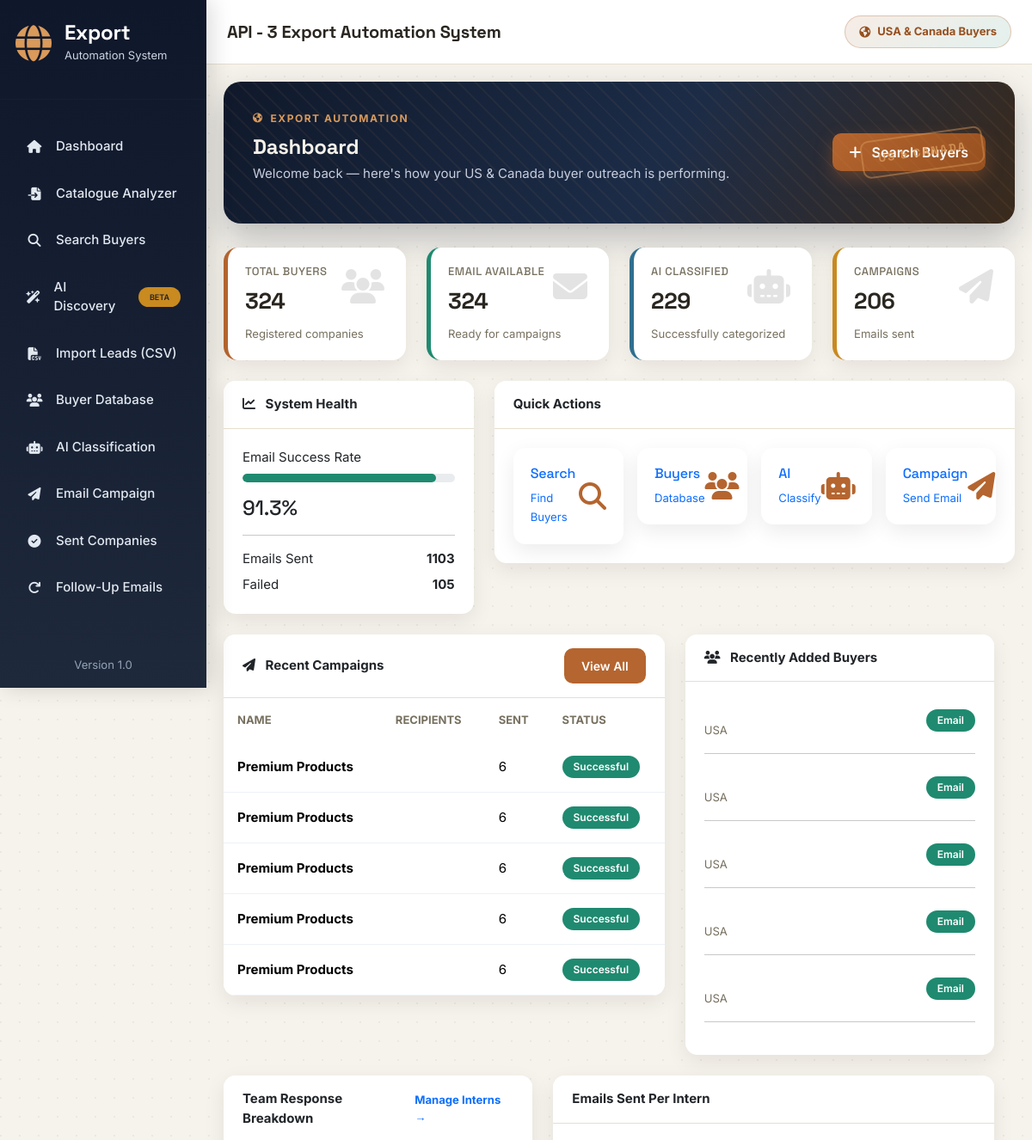
Page /dashboard (upper part) on the earlier database version.
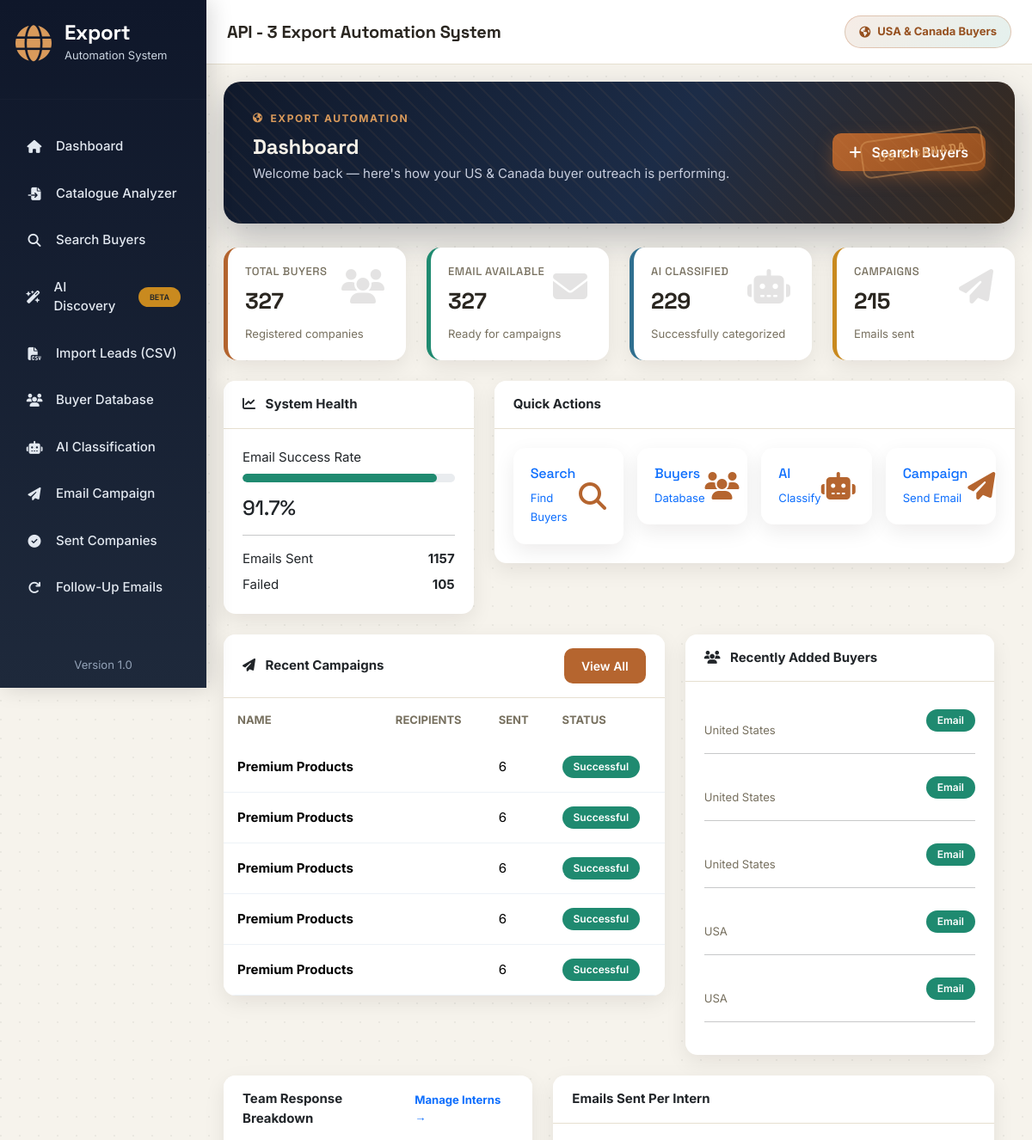
Same page on the later database version.
### app/models.py (models this page shows)
class Campaign(db.Model):
    __tablename__ = "campaigns"
    id = db.Column(db.Integer, primary_key=True)
    campaign_name = db.Column(db.String(150), nullable=False)
    subject = db.Column(db.String(255), nullable=False)
    body = db.Column(db.Text, nullable=False)
    recipients = db.Column(db.Integer, default=0)
    sent = db.Column(db.Integer, default=0)
    failed = db.Column(db.Integer, default=0)
    created_at = db.Column(
        db.DateTime,
        default=datetime.utcnow
    )

class Buyer(db.Model):
    __tablename__ = "buyers"
    id = db.Column(db.Integer, primary_key=True)
    company = db.Column(db.String(200), nullable=False)
    buyer_name = db.Column(db.String(200))
    email = db.Column(db.String(255))
    website = db.Column(db.String(300), unique=True)
    snippet = db.Column(db.Text)
    country = db.Column(db.String(100))
    state = db.Column(db.String(50))
    phone = db.Column(db.String(100))
    source = db.Column(db.String(100))
    category = db.Column(db.String(100), default="Unknown")
    status = db.Column(db.String(50), default="New")
    lead_score = db.Column(db.Integer)
    outreach_priority = db.Column(db.String(20))
    lead_score_reasons = db.Column(db.Text)
    product_match_percent = db.Column(db.Integer)
    relevant_categories = db.Column(db.String(500))
    style_estimate = db.Column(db.String(150))
    positioning_estimate = db.Column(db.String(100))
    recommended_products = db.Column(db.Text)
    decision_maker_name = db.Column(db.String(150))
    decision_maker_title = db.Column(db.String(150))
    email_domain_verified = db.Column(db.Boolean)
    email_live_verified = db.Column(db.Boolean)
    country_confirmed = db.Column(db.Boolean)
    analyzed_at = db.Column(db.DateTime)
    pipeline_stage = db.Column(db.String(50), default="Discovered")
    needs_follow_up = db.Column(db.Boolean, default=False)
    created_at = db.Column(
        db.DateTime,
        default=datetime.utcnow
    )

### app/routes/dashboard.py (the view)
@dashboard_bp.route("/")
@dashboard_bp.route("/dashboard")
def dashboard():
    data = DashboardService().get_dashboard_data()
    return render_template(
        "dashboard.html",
        total_buyers=data.get("total_buyers", 0),
        email_buyers=data.get("email_buyers", 0),
        classified_buyers=data.get("classified_buyers", 0),
        total_campaigns=data.get("total_campaigns", 0),
        total_sent=data.get("total_sent", 0),
        total_failed=data.get("total_failed", 0),
        success_rate=data.get("success_rate", 0),
        recent_campaigns=data.get("recent_campaigns", []),
        recent_buyers=data.get("recent_buyers", []),
        intern_totals=data.get("intern_totals", {}),
        intern_chart_data=data.get("intern_chart_data", {}),
    )

### app/templates/dashboard.html (shortened to what this page needs)
{% extends "base.html" %}
{% block content %}
<div class="fade-up">
    <div class="hero-banner d-flex justify-content-between align-items-center">
        <div>
            <div class="hero-eyebrow">
                <i class="fa-solid fa-earth-americas"></i>
                Export Automation
            </div>
            <h2>
                Dashboard
            </h2>
            <p>
                Welcome back — here's how your US & Canada buyer outreach is performing.
            </p>
        </div>
        <div>
            <a href="/search" class="btn btn-primary">
                <i class="fa-solid fa-plus me-2"></i>
                Search Buyers
            </a>
        </div>
        <div class="hero-stamp">
            US & Canada
        </div>
    </div>
    <div class="row g-4">
        <div class="col-xl-3 col-md-6">
            <div class="stats-card stats-primary">
                <i class="fa-solid fa-users"></i>
                <h6>Total Buyers</h6>
                <h2>{{ total_buyers }}</h2>
                <small class="text-muted">
                    Registered companies
                </small>
            </div>
        </div>
        <div class="col-xl-3 col-md-6">
            <div class="stats-card stats-success">
                <i class="fa-solid fa-envelope"></i>
                <h6>Email Available</h6>
                <h2>{{ email_buyers }}</h2>
                <small class="text-muted">
                    Ready for campaigns
                </small>
            </div>
        </div>
        <div class="col-xl-3 col-md-6">
            <div class="stats-card stats-info">
                <i class="fa-solid fa-robot"></i>
                <h6>AI Classified</h6>
                <h2>{{ classified_buyers }}</h2>
                <small class="text-muted">
                    Successfully categorized
                </small>
            </div>
        </div>
        <div class="col-xl-3 col-md-6">
            <div class="stats-card stats-warning">
                <i class="fa-solid fa-paper-plane"></i>
                <h6>Campaigns</h6>
                <h2>{{ total_campaigns }}</h2>
                <small class="text-muted">
                    Emails sent
                </small>
            </div>
        </div>
    </div>
<div class="row mt-4">
    <div class="col-lg-4">
        <div class="card">
            <div class="card-header">
                <i class="fa-solid fa-chart-line me-2"></i>
                System Health
            </div>
            <div class="card-body">
                <p class="mb-2">
                    Email Success Rate
                </p>
                <div class="progress mb-3">
                    <div
                        id="progressBar"
                        class="progress-bar bg-success">
                    </div>
                </div>
                <h4>
                    {{ success_rate }}%
                </h4>
                <hr>
                <div class="d-flex justify-content-between">
                    <span>Emails Sent</span>
                    <strong>{{ total_sent }}</strong>
                </div>
                <div class="d-flex justify-content-between mt-2">
                    <span>Failed</span>
                    <strong>{{ total_failed }}</strong>
                </div>
            </div>
        </div>
    </div>
    <div class="col-lg-8">
        <div class="card">
            <div class="card-header">
                Quick Actions
            </div>
            <div class="card-body">
                <div class="row g-3">
                    <div class="col-md-3">
                        <a href="/search" class="quick-action">
                            <div>
                                <h6>
                                    Search
                                </h6>
                                <small>
                                    Find Buyers
                                </small>
                            </div>
                            <i class="fa-solid fa-magnifying-glass"></i>
                        </a>
                    </div>
                    <div class="col-md-3">
                        <a href="/buyers" class="quick-action">
                            <div>
                                <h6>
                                    Buyers
                                </h6>
                                <small>
                                    Database
                                </small>
                            </div>
                            <i class="fa-solid fa-users"></i>
                        </a>
                    </div>
                    <div class="col-md-3">
                        <a href="/classify" class="quick-action">
                            <div>
                                <h6>
                                    AI
                                </h6>
                                <small>
                                    Classify
                                </small>
                            </div>
                            <i class="fa-solid fa-robot"></i>
                        </a>
                    </div>
                    <div class="col-md-3">
                        <a href="/campaign" class="quick-action">
                            <div>
                                <h6>
                                    Campaign
                                </h6>
                                <small>
                                    Send Email
                                </small>
                            </div>
                            <i class="fa-solid fa-paper-plane"></i>
                        </a>
                    </div>
                </div>
            </div>
        </div>
    </div>
<div class="row mt-4">
    <div class="col-lg-7">
        <div class="card">
            <div class="card-header d-flex justify-content-between align-items-center">
                <span>
                    <i class="fa-solid fa-paper-plane me-2"></i>
                    Recent Campaigns
                </span>
                <a href="/sent-companies" class="btn btn-sm btn-primary">
                    View All
                </a>
            </div>
            <div class="card-body p-0">
                <div class="table-responsive">
                    <table class="table">
                        <thead>
                            <tr>
                                <th>Name</th>
                                <th>Recipients</th>
                                <th>Sent</th>
                                <th>Status</th>
                            </tr>
                        </thead>
                        <tbody>
                        {% for campaign in recent_campaigns %}
                            <tr>
                                <td>
                                    <strong>
                                        {{ campaign.campaign_name }}
                                    </strong>
                                </td>
                                <td>
                                </td>
                                <td>
                                    {{ campaign.sent }}
                                </td>
                                <td>
                                    {% if campaign.failed == 0 %}
                                    <span class="badge bg-success">
                                        Successful
                                    </span>
                                    {% else %}
                                    <span class="badge bg-warning">
                                        Partial
                                    </span>
                                    {% endif %}
                                </td>
                            </tr>
                        {% else %}
                            <tr>
                                <td colspan="4" class="text-center py-4">
                                    No campaigns found.
                                </td>
                            </tr>
                        {% endfor %}
                        </tbody>
                    </table>
                </div>
            </div>
        </div>
    </div>
    <div class="col-lg-5">
        <div class="card">
            <div class="card-header">
                <i class="fa-solid fa-users me-2"></i>
                Recently Added Buyers
            </div>
            <div class="card-body">
                {% for buyer in recent_buyers %}
                <div class="d-flex justify-content-between align-items-center mb-3">
                    <div>
                        <br>
                        <small class="text-muted">
                            {{ buyer.country }}
                        </small>
                    </div>
                    <div>
                        {% if buyer.email %}
                        <span class="badge bg-success">
                            Email
                        </span>
                        {% else %}
                        <span class="badge bg-danger">
                            No Email
                        </span>
                        {% endif %}
                    </div>
                </div>
                <hr>
                {% else %}
                <p class="text-center">
                    No buyers found.
                </p>
                {% endfor %}
            </div>
        </div>
    </div>
</div>
{% if intern_chart_data.names %}
<div class="row mt-4">
    <div class="col-lg-5 mb-4">
        <div class="card h-100">
            <div class="card-header d-flex justify-content-between align-items-center">
                <span>Team Response Breakdown</span>
                <a href="/team" class="small">Manage Interns &rarr;</a>
            </div>
        </div>
    </div>
    <div class="col-lg-7 mb-4">
        <div class="card h-100">
            <div class="card-header">
                Emails Sent Per Intern
            </div>
            <div class="card-body">
            </div>
        </div>
    </div>
</div>
{% endif %}
</div>
{% endblock %}

Differences in the rows shown:
no longer on this page (row unchanged): Buyer: country "USA", shows "Email"
no longer on this page (row unchanged): Buyer: country "USA", shows "Email"
no longer on this page (row unchanged): Buyer: country "USA", shows "Email"
added Buyer: country "United States", shows "Email"
added Buyer: country "United States", shows "Email"
added Buyer: country "United States", shows "Email"
Other differences:
{{ total_buyers }}: "324" → "327"
{{ email_buyers }}: "324" → "327"
{{ total_campaigns }}: "206" → "215"
{{ success_rate }}: "91.3" → "91.7"
{{ total_sent }}: "1103" → "1157"
